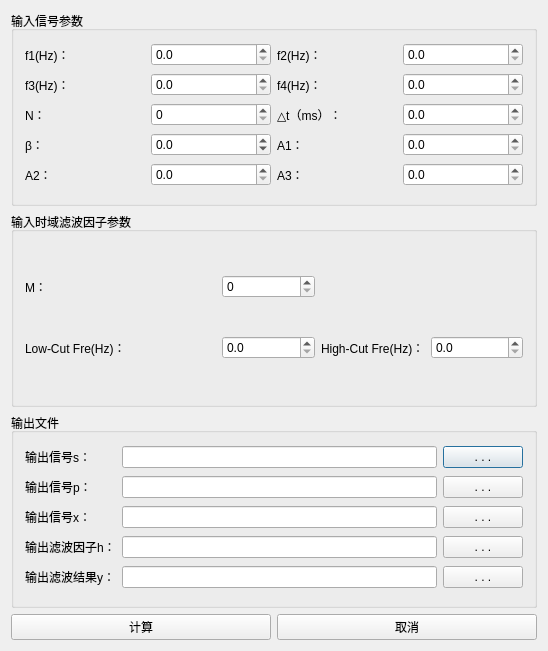
<?xml version="1.0" encoding="UTF-8"?>
<ui version="4.0">
 <class>CTimeFilteringClass</class>
 <widget class="QDialog" name="CTimeFilteringClass">
  <property name="geometry">
   <rect>
    <x>0</x>
    <y>0</y>
    <width>548</width>
    <height>651</height>
   </rect>
  </property>
  <property name="windowTitle">
   <string>时域滤波</string>
  </property>
  <layout class="QGridLayout" name="gridLayout_4">
   <item row="0" column="0" colspan="2">
    <widget class="QGroupBox" name="InputParGroupBox">
     <property name="title">
      <string>输入信号参数</string>
     </property>
     <layout class="QGridLayout" name="gridLayout">
      <item row="0" column="0">
       <widget class="QLabel" name="Par1Label">
        <property name="text">
         <string>f1(Hz)：</string>
        </property>
       </widget>
      </item>
      <item row="0" column="1">
       <widget class="QDoubleSpinBox" name="Par1DoubleSpinBox">
        <property name="decimals">
         <number>1</number>
        </property>
       </widget>
      </item>
      <item row="0" column="2">
       <widget class="QLabel" name="Par2Label">
        <property name="text">
         <string>f2(Hz)：</string>
        </property>
       </widget>
      </item>
      <item row="0" column="3">
       <widget class="QDoubleSpinBox" name="Par2DoubleSpinBox">
        <property name="decimals">
         <number>1</number>
        </property>
       </widget>
      </item>
      <item row="1" column="0">
       <widget class="QLabel" name="Par3Label">
        <property name="text">
         <string>f3(Hz)：</string>
        </property>
       </widget>
      </item>
      <item row="1" column="1">
       <widget class="QDoubleSpinBox" name="Par3DoubleSpinBox">
        <property name="decimals">
         <number>1</number>
        </property>
       </widget>
      </item>
      <item row="1" column="2">
       <widget class="QLabel" name="Par4Label">
        <property name="text">
         <string>f4(Hz)：</string>
        </property>
       </widget>
      </item>
      <item row="1" column="3">
       <widget class="QDoubleSpinBox" name="Par4DoubleSpinBox">
        <property name="decimals">
         <number>1</number>
        </property>
       </widget>
      </item>
      <item row="2" column="0">
       <widget class="QLabel" name="Par5Label">
        <property name="text">
         <string>N：</string>
        </property>
       </widget>
      </item>
      <item row="2" column="1">
       <widget class="QDoubleSpinBox" name="Par5DoubleSpinBox">
        <property name="decimals">
         <number>0</number>
        </property>
        <property name="maximum">
         <double>1000.000000000000000</double>
        </property>
       </widget>
      </item>
      <item row="2" column="2">
       <widget class="QLabel" name="Par6Label">
        <property name="text">
         <string>△t（ms）：</string>
        </property>
       </widget>
      </item>
      <item row="2" column="3">
       <widget class="QDoubleSpinBox" name="Par6DoubleSpinBox">
        <property name="decimals">
         <number>1</number>
        </property>
       </widget>
      </item>
      <item row="3" column="0">
       <widget class="QLabel" name="Par8Label">
        <property name="text">
         <string>β：</string>
        </property>
       </widget>
      </item>
      <item row="3" column="1">
       <widget class="QDoubleSpinBox" name="Par8DoubleSpinBox">
        <property name="decimals">
         <number>1</number>
        </property>
        <property name="minimum">
         <double>-100.000000000000000</double>
        </property>
       </widget>
      </item>
      <item row="3" column="2">
       <widget class="QLabel" name="Par9Label">
        <property name="text">
         <string>A1：</string>
        </property>
       </widget>
      </item>
      <item row="3" column="3">
       <widget class="QDoubleSpinBox" name="Par9DoubleSpinBox">
        <property name="decimals">
         <number>1</number>
        </property>
       </widget>
      </item>
      <item row="4" column="0">
       <widget class="QLabel" name="Par10Label">
        <property name="text">
         <string>A2：</string>
        </property>
       </widget>
      </item>
      <item row="4" column="1">
       <widget class="QDoubleSpinBox" name="Par10DoubleSpinBox">
        <property name="decimals">
         <number>1</number>
        </property>
       </widget>
      </item>
      <item row="4" column="2">
       <widget class="QLabel" name="Par11Label">
        <property name="text">
         <string>A3：</string>
        </property>
       </widget>
      </item>
      <item row="4" column="3">
       <widget class="QDoubleSpinBox" name="Par11DoubleSpinBox">
        <property name="decimals">
         <number>1</number>
        </property>
       </widget>
      </item>
     </layout>
    </widget>
   </item>
   <item row="1" column="0" colspan="2">
    <widget class="QGroupBox" name="TimeFilterFactorPArGroupBox">
     <property name="title">
      <string>输入时域滤波因子参数</string>
     </property>
     <layout class="QGridLayout" name="gridLayout_3">
      <item row="0" column="0">
       <widget class="QLabel" name="Par7Label">
        <property name="text">
         <string>M：</string>
        </property>
       </widget>
      </item>
      <item row="1" column="0" colspan="2">
       <widget class="QLabel" name="Par12Label">
        <property name="text">
         <string>Low-Cut Fre(Hz)：</string>
        </property>
       </widget>
      </item>
      <item row="1" column="2">
       <widget class="QDoubleSpinBox" name="Par12DoubleSpinBox">
        <property name="decimals">
         <number>1</number>
        </property>
       </widget>
      </item>
      <item row="1" column="3">
       <widget class="QLabel" name="Par13Label">
        <property name="text">
         <string>High-Cut Fre(Hz)：</string>
        </property>
       </widget>
      </item>
      <item row="1" column="4">
       <widget class="QDoubleSpinBox" name="Par13DoubleSpinBox">
        <property name="decimals">
         <number>1</number>
        </property>
       </widget>
      </item>
      <item row="0" column="2">
       <widget class="QDoubleSpinBox" name="Par7DoubleSpinBox">
        <property name="decimals">
         <number>0</number>
        </property>
        <property name="maximum">
         <double>1000.000000000000000</double>
        </property>
       </widget>
      </item>
     </layout>
    </widget>
   </item>
   <item row="2" column="0" colspan="2">
    <widget class="QGroupBox" name="groupBox_2">
     <property name="title">
      <string>输出文件</string>
     </property>
     <layout class="QGridLayout" name="gridLayout_2">
      <item row="0" column="0">
       <widget class="QLabel" name="OutputFile1Label">
        <property name="text">
         <string>输出信号s：</string>
        </property>
       </widget>
      </item>
      <item row="0" column="1">
       <widget class="QLineEdit" name="OutputFile1LineEdit"/>
      </item>
      <item row="0" column="2">
       <widget class="QPushButton" name="OutputFile1PushButton">
        <property name="text">
         <string>. . .</string>
        </property>
       </widget>
      </item>
      <item row="1" column="0">
       <widget class="QLabel" name="OutputFile2Label">
        <property name="text">
         <string>输出信号p：</string>
        </property>
       </widget>
      </item>
      <item row="1" column="1">
       <widget class="QLineEdit" name="OutputFile2LineEdit"/>
      </item>
      <item row="1" column="2">
       <widget class="QPushButton" name="OutputFile2PushButton">
        <property name="text">
         <string>. . .</string>
        </property>
       </widget>
      </item>
      <item row="2" column="0">
       <widget class="QLabel" name="OutputFile3Label">
        <property name="text">
         <string>输出信号x：</string>
        </property>
       </widget>
      </item>
      <item row="2" column="1">
       <widget class="QLineEdit" name="OutputFile3LineEdit"/>
      </item>
      <item row="2" column="2">
       <widget class="QPushButton" name="OutputFile3PushButton">
        <property name="text">
         <string>. . .</string>
        </property>
       </widget>
      </item>
      <item row="3" column="0">
       <widget class="QLabel" name="OutputFile4Label">
        <property name="text">
         <string>输出滤波因子h：</string>
        </property>
       </widget>
      </item>
      <item row="3" column="1">
       <widget class="QLineEdit" name="OutputFile4LineEdit"/>
      </item>
      <item row="3" column="2">
       <widget class="QPushButton" name="OutputFile4PushButton">
        <property name="text">
         <string>. . .</string>
        </property>
       </widget>
      </item>
      <item row="4" column="0">
       <widget class="QLabel" name="OutputFile5Label">
        <property name="text">
         <string>输出滤波结果y：</string>
        </property>
       </widget>
      </item>
      <item row="4" column="1">
       <widget class="QLineEdit" name="OutputFile5LineEdit"/>
      </item>
      <item row="4" column="2">
       <widget class="QPushButton" name="OutputFile5PushButton">
        <property name="text">
         <string>. . .</string>
        </property>
       </widget>
      </item>
     </layout>
    </widget>
   </item>
   <item row="3" column="0">
    <widget class="QPushButton" name="CalPushButton">
     <property name="text">
      <string>计算</string>
     </property>
    </widget>
   </item>
   <item row="3" column="1">
    <widget class="QPushButton" name="CancelPushButton">
     <property name="text">
      <string>取消</string>
     </property>
    </widget>
   </item>
  </layout>
 </widget>
 <layoutdefault spacing="6" margin="11"/>
 <resources>
  <include location="time_filtering.qrc"/>
 </resources>
 <connections/>
</ui>
